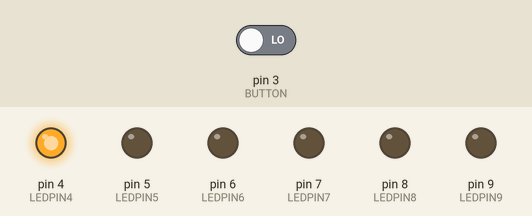
Recording of a sketch running on a simulated Arduino Uno, built with avr-gcc and run on an emulated ATmega328P. Parts: output pins drawn as LEDs (lit = HIGH). Inputs (shaded band) come from the test bench; at power-on: pin 3 (BUTTON) LOW.

Above: at 12.8 s.
12.9 s: pin 3 (BUTTON) driven HIGH
At 13.8 s:
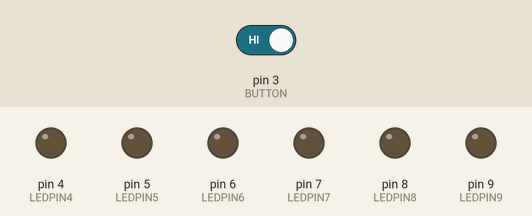
At 14.8 s:
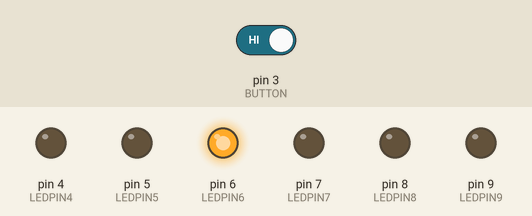
24.8 s: pin 3 (BUTTON) driven LOW
At 26.7 s:
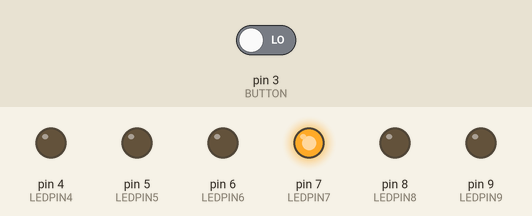
Timing chart, 0 to 37.5 s (numbered marks = the images above; inputs shaded):
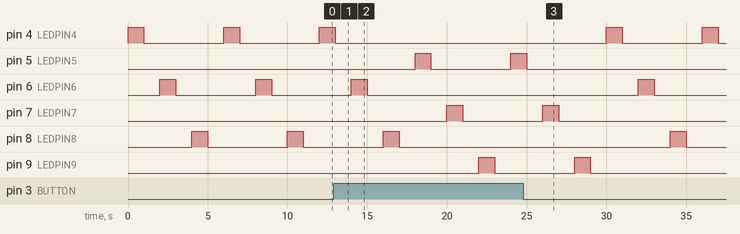

Measured:
- after the input at 12.9 s, pin 4 (LEDPIN4): goes on until 13.0 s, then stays LOW; pin 5 (LEDPIN5): LOW → HIGH after 5.1 s, → LOW 1.0 s later, → HIGH 5.0 s later; pin 6 (LEDPIN6): goes on until 15.0 s, then stays LOW; pin 7 (LEDPIN7): LOW → HIGH after 7.1 s, → LOW 1.0 s later; pin 8 (LEDPIN8): goes on until 17.0 s, then stays LOW
- after the input at 24.8 s, pin 4 (LEDPIN4): alternates HIGH for 1.0 s and LOW for 5.0 s, starting after 5.2 s; pin 5 (LEDPIN5): goes on until 25.0 s, then stays LOW; pin 6 (LEDPIN6): LOW → HIGH after 7.2 s, → LOW 1.0 s later; pin 7 (LEDPIN7): goes on until 27.0 s, then stays LOW; pin 8 (LEDPIN8): LOW → HIGH after 9.2 s, → LOW 1.0 s later
- by itself, pin 4 (LEDPIN4), pin 6 (LEDPIN6), pin 8 (LEDPIN8): alternates HIGH for 1.0 s and LOW for 5.0 s

The sketch:

program3.ino
```cpp
//even ledpins is automatically on if the button is unpressed and odd ledpins will turn on if the button is pressed
int LEDPIN4=4;
int LEDPIN5=5;
int LEDPIN6=6;
int LEDPIN7=7;
int LEDPIN8=8;
int LEDPIN9=9;
int BUTTON=3;
void setup() {
  // put your setup code here, to run once:
pinMode(LEDPIN4, OUTPUT);
pinMode(LEDPIN5, OUTPUT);
pinMode(LEDPIN6, OUTPUT);
pinMode(LEDPIN7, OUTPUT);
pinMode(LEDPIN8, OUTPUT);
pinMode(LEDPIN9, OUTPUT);
pinMode(BUTTON, INPUT);
}
void even() {         //Eto yung unang set ng code para sa even na LED's na siyang iilaw (2,4,6,)
// put your main code here, to run repeatedly:
//first pattern
digitalWrite(LEDPIN4, HIGH); //even ledpins will turn on if it is un pressed
delay(1000);
digitalWrite(LEDPIN4, LOW); //even ledpins will turn off if it is pressed
delay(1000);
digitalWrite(LEDPIN6, HIGH);
delay(1000);
digitalWrite(LEDPIN6, LOW);
delay(1000);
digitalWrite(LEDPIN8, HIGH);
delay(1000);
digitalWrite(LEDPIN8, LOW);
delay(1000);
}

void odd() {      //Eto yung unang set ng code para sa odd na LED's na siyang iilaw (1,3,5)
digitalWrite(LEDPIN5, HIGH); //odd ledpins will turn on if it is un pressed
delay(1000);
digitalWrite(LEDPIN5, LOW); //odd ledpins will turn off if it is pressed
delay(1000);
digitalWrite(LEDPIN7, HIGH);
delay(1000);
digitalWrite(LEDPIN7, LOW);
delay(1000);
digitalWrite(LEDPIN9, HIGH);
delay(1000);
digitalWrite(LEDPIN9, LOW);
delay(1000);
}


void loop(){
  if (digitalRead(BUTTON)==HIGH)
  {
     odd();
  }
  else
  {
    even();
  }
  }
```
